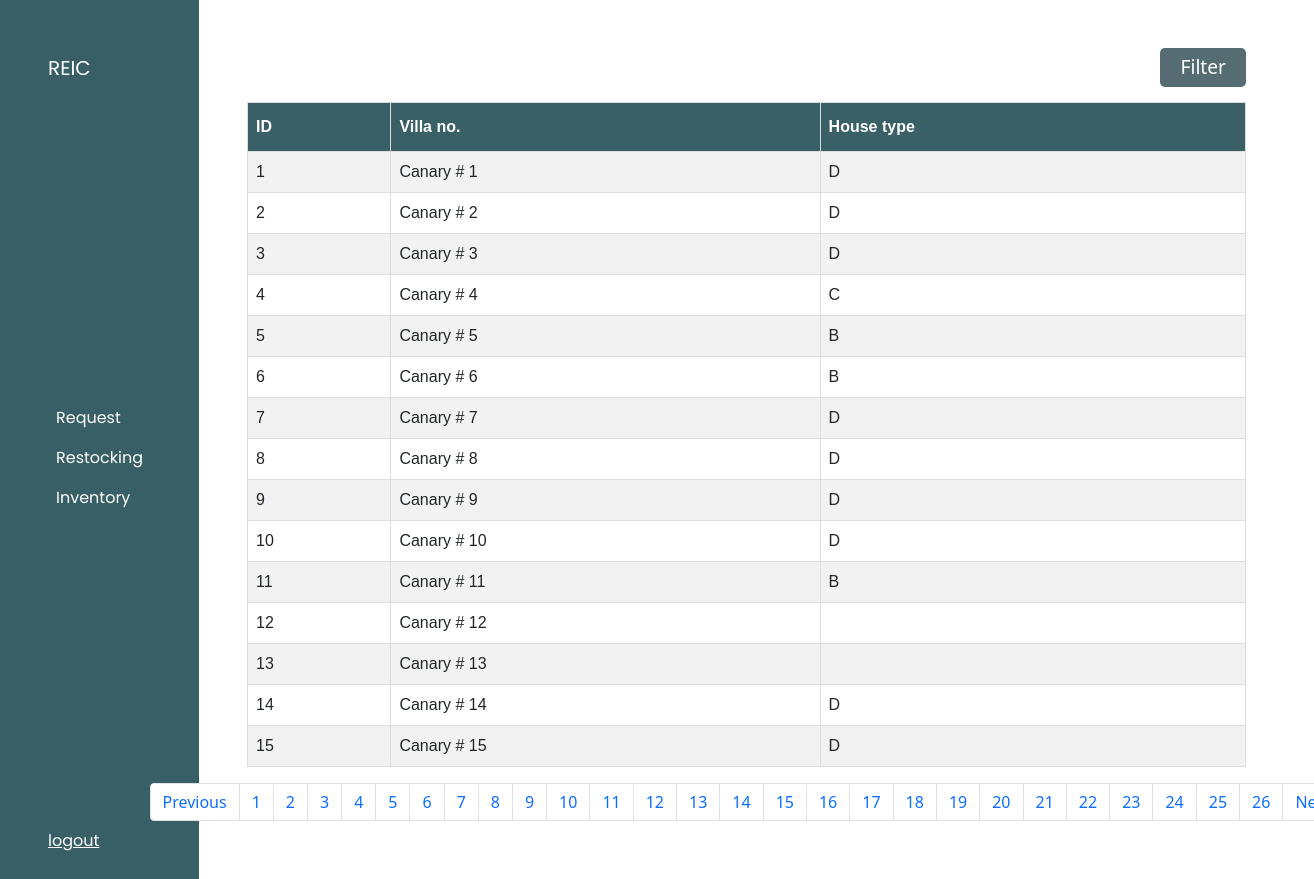
/admin/admin.php, run on the app's committed database.
### tables this page shows
CREATE TABLE `houses` (
  `house_id` int(5) NOT NULL,
  `villa_no` varchar(255) NOT NULL,
  `house_type` varchar(255) NOT NULL
);

### admin/admin.php (the view, shortened to what this page needs)
<!DOCTYPE html>
<html lang="en">
<head>
    <link rel="stylesheet" href="https://cdn.jsdelivr.net/npm/bootstrap@5.1.3/dist/css/bootstrap.min.css">
    <link rel="stylesheet" href="../css/user_styles/user_style.css">
</head>
<body>
<div class="d-flex flex-row">
    <nav class="navbar navbar-expand-lg p-5 flex-column align-items-start menu">
        <a class="navbar-brand text-white" href="#">REIC</a>
        <div class="collapse navbar-collapse" id="collapsibleNavbar">
            <ul class="navbar-nav flex-column">
                <li class="nav-item active">
                    <a href="" class="nav-link text-white">Request</a>
                </li>
                <li class="nav-item">
                 <a href="" class="nav-link text-white">Restocking</a>
                </li>
                <li class="nav-item">
                    <a href="" class="nav-link text-white">Inventory</a>
                </li>
            </ul>
        </div>
        <a href="../index.php" class="logout text-white">logout</a>
    </nav>
    <div class="p-5 col-10 column-content" >
        <div class="column-content-header">
          <button class="btn_create"> Filter</button>
        </div>
        <div >
        <table id="customers">
            <tr>
                <th>ID</th>
                <th>Villa no.</th>
                <th>House type</th>
            </tr>
            <?php
            include("../db/dbconn.php");
            $results_per_page = 15;
            $sql = "Select * from houses";
            $result = mysqli_query($dbconn, $sql);
            $number_of_results = mysqli_num_rows($result);
            $number_of_pages = ceil($number_of_results/$results_per_page);
            if(!isset($_GET['page'])){
                $page = 1;
            }else{
                $page = $_GET['page'];
            }
            $this_page_first_result = ($page-1)*$results_per_page;
            $sql1 = "Select * from houses limit ".$this_page_first_result.','.$results_per_page;
            $result = mysqli_query($dbconn, $sql1);
            while($row = mysqli_fetch_array($result)){
                echo "<tr><td>".$row['house_id']."</td>";
                echo "<td>".$row['villa_no']."</td>";
                echo "<td>".$row['house_type']."</td></tr>";
            }
            $Previous = $page-1;
            $Next = $page+1;
            ?>
        </table>
        <nav aria-label="Page navigation example" class="pagination">
            <ul class="pagination">
                <li class="page-item">
                    <a href="admin.php?page=<?=$Previous;?>" class="page-link">Previous</a>
                </li>
        <?php
            for($page=1; $page<=$number_of_pages; $page++){
                echo    '<li class="page-item">
                            <a class="page-link" href="restocking.php?page='.$page.'">'.$page.'</a>
                        </li>';
            }
        ?>
                <li class="page-item">
                    <a href="admin.php?page=<?=$Next;?>" class="page-link">Next</a>
                </li>
            </ul>
        </nav>
        </div>
    </div>
</div>
</body>
</html>

### css/user_styles/user_style.css (style rules this page uses)
* { padding: 0; margin: 0; -webkit-box-sizing: border-box; box-sizing: border-box; }
body { background-color: white; }
.menu { font-family: 'Poppins', sans-serif; background-color: #385e66; }
.column-content { display: -webkit-box; display: -ms-flexbox; display: flex; -webkit-box-orient: vertical; -webkit-box-direction: normal; -ms-flex-direction: column; flex-direction: column; }
.column-content-header { display: -webkit-box; display: -ms-flexbox; display: flex; -webkit-box-pack: right; -ms-flex-pack: right; justify-content: right; }
.btn_create { font-size: 1.2em; color: white; border-radius: 5px; border: none; padding: 5px 20px 5px 20px; background-color: #546C72; -webkit-transition: 0.4s; transition: 0.4s; }
#customers { font-family: Arial, Helvetica, sans-serif; border-collapse: collapse; width: 100%; margin-top: 15px; }
#customers td, #customers th { border: 1px solid #ddd; padding: 8px; }
#customers tr:nth-child(even) { background-color: #f2f2f2; }
#customers th { padding-top: 12px; padding-bottom: 12px; text-align: left; background-color: #395F67; color: white; }
.pagination { padding: .5em; -webkit-box-pack: center; -ms-flex-pack: center; justify-content: center; }

### data on the page
houses: house_id "1", villa_no "Canary # 1", house_type "D"
houses: house_id "2", villa_no "Canary # 2", house_type "D"
houses: house_id "3", villa_no "Canary # 3", house_type "D"
houses: house_id "4", villa_no "Canary # 4", house_type "C"
houses: house_id "5", villa_no "Canary # 5", house_type "B"
houses: house_id "6", villa_no "Canary # 6", house_type "B"
houses: house_id "7", villa_no "Canary # 7", house_type "D"
houses: house_id "8", villa_no "Canary # 8", house_type "D"
houses: house_id "9", villa_no "Canary # 9", house_type "D"
houses: house_id "10", villa_no "Canary # 10", house_type "D"
houses: house_id "11", villa_no "Canary # 11", house_type "B"
houses: house_id "12", villa_no "Canary # 12"
houses: house_id "13", villa_no "Canary # 13"
houses: house_id "14", villa_no "Canary # 14", house_type "D"
houses: house_id "15", villa_no "Canary # 15", house_type "D"
